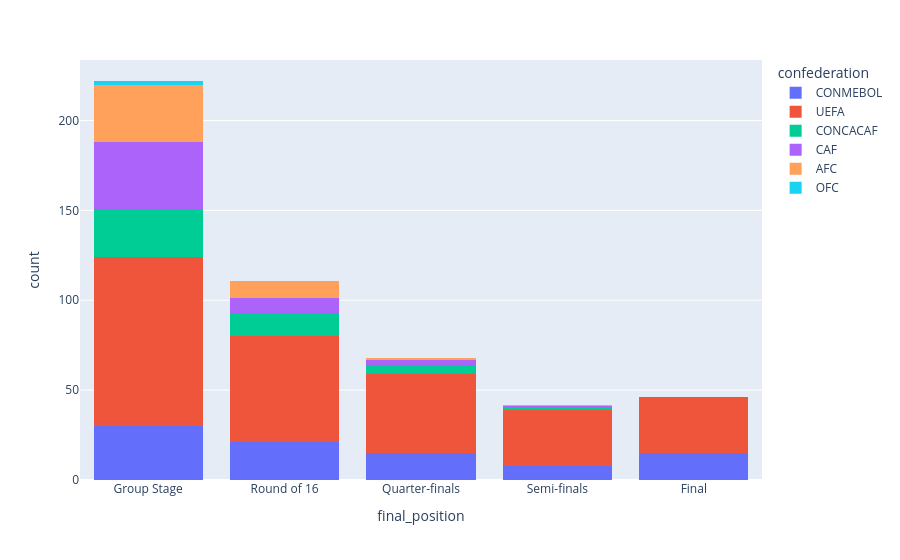

Notebook code cell kept with this figure:
### Code cell
# Stacked Bar Chart Final Positions
order = (
    df_conf_standings[["final_position", "stage_score"]]
    .drop_duplicates()
    .sort_values("stage_score")
    ["final_position"]
    .tolist()
) 

fig = px.histogram(
    df_conf_standings,
    x="final_position",
    color="confederation",
    barmode="stack",
    category_orders={"final_position": order}
)

fig.show()

### Figure 1 — Plotly figure (JSON) as saved in the notebook; plotly's stock layout.template omitted (floating-point values rounded to 4 significant figures; data arrays with more than 128 entries replaced by an {"elided": "..."} marker saying what was removed)
{"data": [{"bingroup": "x", "hovertemplate": "confederation=CONMEBOL<br>final_position=%{x}<br>count=%{y}<extra></extra>", "legendgroup": "CONMEBOL", "marker": {"color": "#636efa", "pattern": {"shape": ""}}, "name": "CONMEBOL", "orientation": "v", "showlegend": true, "type": "histogram", "x": ["Final", "Group Stage", "Group Stage", "Group Stage", "Group Stage", "Group Stage", "Final", "Round of 16", "Round of 16", "Semi-finals", "Group Stage", "Final", "Group Stage", "Group Stage", "Final", "Quarter-finals", "Semi-finals", "Group Stage", "Final", "Group Stage", "Group Stage", "Final", "Semi-finals", "Group Stage", "Group Stage", "Quarter-finals", "Group Stage", "Group Stage", "Quarter-finals", "Final", "Quarter-finals", "Semi-finals", "Round of 16", "Semi-finals", "Group Stage", "Group Stage", "Final", "Semi-finals", "Round of 16", "Round of 16", "Round of 16", "Group Stage", "Group Stage", "Final", "Quarter-finals", "Round of 16", "Round of 16", "Final", "Round of 16", "Round of 16", "Round of 16", "Round of 16", "Group Stage", "Final", "Group Stage", "Quarter-finals", "Final", "Round of 16", "Group Stage", "Round of 16", "Group Stage", "Final", "Group Stage", "Round of 16", "Group Stage", "Quarter-finals", "Quarter-finals", "Round of 16", "Group Stage", "Quarter-finals", "Quarter-finals", "Round of 16", "Quarter-finals", "Semi-finals", "Final", "Semi-finals", "Round of 16", "Quarter-finals", "Group Stage", "Round of 16", "Round of 16", "Quarter-finals", "Round of 16", "Group Stage", "Quarter-finals", "Final", "Quarter-finals", "Group Stage", "Group Stage"], "xaxis": "x", "yaxis": "y"}, {"bingroup": "x", "hovertemplate": "confederation=UEFA<br>final_position=%{x}<br>count=%{y}<extra></extra>", "legendgroup": "UEFA", "marker": {"color": "#EF553B", "pattern": {"shape": ""}}, "name": "UEFA", "orientation": "v", "showlegend": true, "type": "histogram", "x": {"elided": "259 str values"}, "xaxis": "x", "yaxis": "y"}, {"bingroup": "x", "hovertemplate": "confederation=CONCACAF<br>final_position=%{x}<br>count=%{y}<extra></extra>", "legendgroup": "CONCACAF", "marker": {"color": "#00cc96", "pattern": {"shape": ""}}, "name": "CONCACAF", "orientation": "v", "showlegend": true, "type": "histogram", "x": ["Group Stage", "Semi-finals", "Round of 16", "Quarter-finals", "Group Stage", "Group Stage", "Group Stage", "Group Stage", "Group Stage", "Group Stage", "Group Stage", "Quarter-finals", "Group Stage", "Group Stage", "Group Stage", "Group Stage", "Group Stage", "Quarter-finals", "Round of 16", "Group Stage", "Round of 16", "Round of 16", "Group Stage", "Round of 16", "Group Stage", "Group Stage", "Round of 16", "Quarter-finals", "Group Stage", "Round of 16", "Group Stage", "Group Stage", "Group Stage", "Round of 16", "Round of 16", "Quarter-finals", "Group Stage", "Round of 16", "Round of 16", "Group Stage", "Round of 16", "Group Stage", "Group Stage", "Group Stage", "Group Stage", "Round of 16"], "xaxis": "x", "yaxis": "y"}, {"bingroup": "x", "hovertemplate": "confederation=CAF<br>final_position=%{x}<br>count=%{y}<extra></extra>", "legendgroup": "CAF", "marker": {"color": "#ab63fa", "pattern": {"shape": ""}}, "name": "CAF", "orientation": "v", "showlegend": true, "type": "histogram", "x": ["Round of 16", "Group Stage", "Group Stage", "Group Stage", "Group Stage", "Group Stage", "Group Stage", "Round of 16", "Quarter-finals", "Group Stage", "Group Stage", "Group Stage", "Round of 16", "Group Stage", "Group Stage", "Round of 16", "Group Stage", "Group Stage", "Group Stage", "Group Stage", "Quarter-finals", "Group Stage", "Group Stage", "Group Stage", "Round of 16", "Group Stage", "Group Stage", "Group Stage", "Group Stage", "Group Stage", "Quarter-finals", "Group Stage", "Group Stage", "Group Stage", "Round of 16", "Group Stage", "Group Stage", "Group Stage", "Round of 16", "Group Stage", "Group Stage", "Group Stage", "Group Stage", "Group Stage", "Group Stage", "Group Stage", "Semi-finals", "Round of 16", "Group Stage"], "xaxis": "x", "yaxis": "y"}, {"bingroup": "x", "hovertemplate": "confederation=AFC<br>final_position=%{x}<br>count=%{y}<extra></extra>", "legendgroup": "AFC", "marker": {"color": "#FFA15A", "pattern": {"shape": ""}}, "name": "AFC", "orientation": "v", "showlegend": true, "type": "histogram", "x": ["Round of 16", "Group Stage", "Quarter-finals", "Group Stage", "Group Stage", "Group Stage", "Group Stage", "Group Stage", "Group Stage", "Group Stage", "Round of 16", "Group Stage", "Group Stage", "Group Stage", "Group Stage", "Group Stage", "Group Stage", "Round of 16", "Group Stage", "Semi-finals", "Round of 16", "Group Stage", "Group Stage", "Group Stage", "Group Stage", "Group Stage", "Round of 16", "Group Stage", "Round of 16", "Group Stage", "Group Stage", "Group Stage", "Group Stage", "Group Stage", "Group Stage", "Round of 16", "Group Stage", "Group Stage", "Round of 16", "Group Stage", "Round of 16", "Group Stage", "Group Stage", "Round of 16"], "xaxis": "x", "yaxis": "y"}, {"bingroup": "x", "hovertemplate": "confederation=OFC<br>final_position=%{x}<br>count=%{y}<extra></extra>", "legendgroup": "OFC", "marker": {"color": "#19d3f3", "pattern": {"shape": ""}}, "name": "OFC", "orientation": "v", "showlegend": true, "type": "histogram", "x": ["Group Stage", "Group Stage"], "xaxis": "x", "yaxis": "y"}], "layout": {"barmode": "stack", "legend": {"title": {"text": "confederation"}, "tracegroupgap": 0}, "margin": {"t": 60}, "xaxis": {"anchor": "y", "categoryarray": ["Group Stage", "Round of 16", "Quarter-finals", "Semi-finals", "Final"], "categoryorder": "array", "domain": [0, 1], "title": {"text": "final_position"}}, "yaxis": {"anchor": "x", "domain": [0, 1], "title": {"text": "count"}}}}
